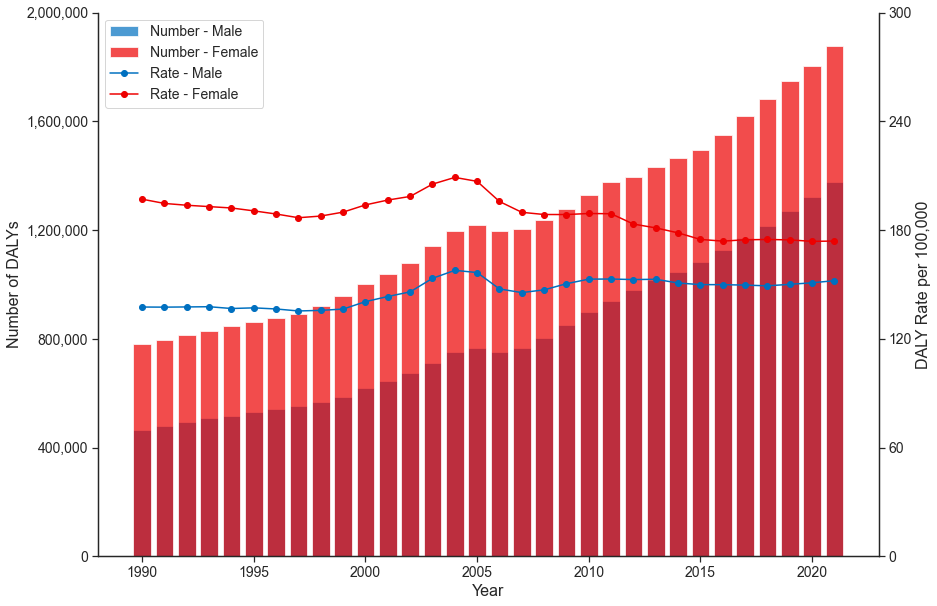

The Python source for this figure:
# -*- coding: utf-8 -*-
"""
Created on Fri Jun 28 12:37:48 2024

@author: 61967
"""

import pandas as pd
import matplotlib.pyplot as plt

# Load the CSV file
file_path = 'C:\\Users\\61967\\Desktop\\GBD\\China\\总体趋势\\表\\1.csv'
data = pd.read_csv(file_path)

# Filter data for DALYs (Disability-Adjusted Life Years)
dalys_data = data[data['measure'] == 'DALYs (Disability-Adjusted Life Years)']

# Separate data for Number and Rate
dalys_number = dalys_data[dalys_data['metric'] == 'Number']
dalys_rate = dalys_data[dalys_data['metric'] == 'Rate']

# Ensure all relevant columns are numeric
dalys_number['val'] = pd.to_numeric(dalys_number['val'], errors='coerce')
dalys_number['upper'] = pd.to_numeric(dalys_number['upper'], errors='coerce')
dalys_number['lower'] = pd.to_numeric(dalys_number['lower'], errors='coerce')

dalys_rate['val'] = pd.to_numeric(dalys_rate['val'], errors='coerce')
dalys_rate['upper'] = pd.to_numeric(dalys_rate['upper'], errors='coerce')
dalys_rate['lower'] = pd.to_numeric(dalys_rate['lower'], errors='coerce')

# Remove any remaining non-numeric rows
dalys_number_clean = dalys_number.dropna(subset=['val', 'upper', 'lower'])
dalys_rate_clean = dalys_rate.dropna(subset=['val', 'upper', 'lower'])

# Create the improved plot for DALYs with Lancet-inspired colors and no top spines
fig, ax1 = plt.subplots(figsize=(14, 10))

# Define Lancet-inspired color palette with adjusted blue color for better visibility
colors = {'Male': '#0070C0', 'Female': '#ED0000'}

# Plot Number on the left y-axis
for sex in dalys_number_clean['sex'].unique():
    subset = dalys_number_clean[dalys_number_clean['sex'] == sex]
    ax1.bar(subset['year'], subset['val'], label=f'Number - {sex}', color=colors[sex], alpha=0.7)

ax1.set_xlabel('Year', fontsize=16)
ax1.set_ylabel('Number of DALYs', fontsize=16)
ax1.tick_params(axis='both', which='major', labelsize=14)

# Create a second y-axis for Rate
ax2 = ax1.twinx()
for sex in dalys_rate_clean['sex'].unique():
    subset = dalys_rate_clean[dalys_rate_clean['sex'] == sex]
    ax2.plot(subset['year'], subset['val'], label=f'Rate - {sex}', color=colors[sex], marker='o')

ax2.set_ylabel('DALY Rate per 100,000', fontsize=16)
ax2.spines['right'].set_position(('outward', 0))
ax2.spines['right'].set_visible(True)  # Ensure the right spine is visible
ax2.tick_params(axis='both', which='major', labelsize=14)

# Adjust y-axis limits and ticks to align numbers on both sides
ax1.set_ylim(0, 2000000)
ax2.set_ylim(0, 300)
ax1.set_yticks([0, 400000, 800000, 1200000, 1600000, 2000000])
ax2.set_yticks([0, 60, 120, 180, 240, 300])

# Format the y-tick labels to normal numbers
ax1.get_yaxis().set_major_formatter(plt.FuncFormatter(lambda x, loc: "{:,}".format(int(x))))

# Combine legends and adjust positions
lines, labels = ax1.get_legend_handles_labels()
lines2, labels2 = ax2.get_legend_handles_labels()
ax1.legend(lines + lines2, labels + labels2, loc='upper left', fontsize=14)

# Remove grid lines
ax1.grid(False)
ax2.grid(False)

# Hide the top and right spines
ax1.spines['top'].set_visible(False)
ax2.spines['top'].set_visible(False)

plt.title('', fontsize=18)
plt.show()
